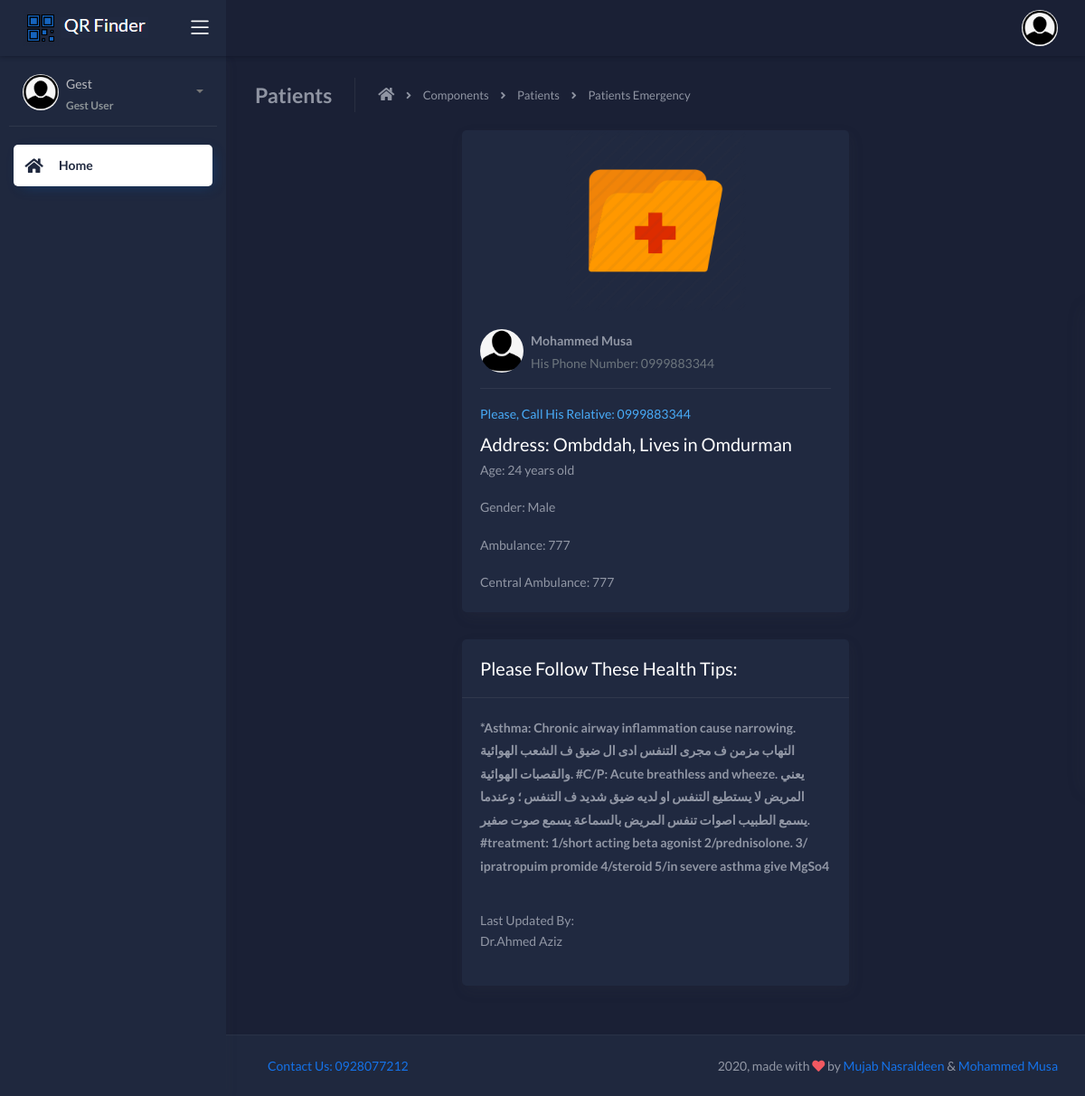
Page /patientemergency/1/ on the committed database.
### core/models.py (models this page shows, shortened)
class MedicalRecord(models.Model):
    patient = models.OneToOneField(Patient,null=True, blank=True, on_delete=models.CASCADE)
    doctor  = models.ForeignKey(Doctor, null=True, blank=True,on_delete=models.CASCADE)
    report  = models.TextField(null=True, blank=True)

class Patient(models.Model):
    GENDER_CHOICES = (
        ('None', 'Select...'),
        ('Male', 'Male'),
        ('Female', 'Female'),
    )
    user           = models.OneToOneField(User,null=True, blank=True, on_delete=models.CASCADE)
    picture        = models.ImageField(default="profiled.png", null=True, blank=True)
    firstname      = models.CharField(max_length=100)
    lastname       = models.CharField(max_length=100)
    gender         = models.CharField(max_length=10, choices=GENDER_CHOICES)
    birthday       = models.DateField(null=True, blank=True)
    city           = models.CharField(max_length=20)
    address        = models.CharField(max_length=100)
    personal_phone = models.CharField(max_length=15, blank=False)
    relative_phone = models.CharField(max_length=15, blank=False)
    hospital       = models.ForeignKey(Hospital, null=True, blank=True, on_delete=models.CASCADE)
    doctor         = models.ForeignKey(Doctor, null=True, blank=True, on_delete=models.CASCADE)
    def __str__(self):
        return self.firstname + " " + self.lastname
    def calcAge(self):
        today = date.today()
        age   = today.year - self.birthday.year - ((today.month, today.day) < (self.birthday.month, self.birthday.day))
        return age

class Hospital(models.Model):
    name      = models.CharField(max_length=50)
    phone     = models.CharField(max_length=15)
    emergency = models.CharField(max_length=15, blank=True)
    location  = models.CharField(max_length=100)
    email     = models.EmailField(max_length=100)

class Doctor(models.Model):
    GENDER_CHOICES = (
        ('None', 'Select...'),
        ('Male', 'Male'),
        ('Female', 'Female'),
    )
    SPE_CHOICES = (
        ('None', 'Select...'),
        ('Medicine', 'Medicine'),
        ('Pediatric', 'Pediatric'),
        ('Obstetrics and Gynecolgy', 'Obstetrics and Gynecolgy'),
        ('Surgery', 'Surgery'),
        ('Ophthalmology', 'Ophthalmology'),
        ('Orthopedic', 'Orthopedic'),
        ('ENT "Ear ,Nose Throat"', 'ENT "Ear ,Nose Throat"'),
        ('Dermatology', 'Dermatology'),
    )
    user       = models.OneToOneField(User,null=True, blank=True, on_delete=models.CASCADE)
    picture    = models.ImageField(default="profiled.png", null=True, blank=True)
    firstname  = models.CharField(max_length=100)
    lastname   = models.CharField(max_length=100)
    gender     = models.CharField(max_length=10, choices=GENDER_CHOICES)
    speciality = models.CharField(max_length=100, blank=True, choices=SPE_CHOICES)
    phone      = models.CharField(max_length=15)
    workplace  = models.ForeignKey(Hospital, null=True, blank=True, on_delete=models.CASCADE)
    def __str__(self):
        return self.firstname + " " + self.lastname

### core/views.py (the view)
# urls.py: path('patientemergency/<str:pk>/', views.patientEmergency, name='patientemergency'),
def patientEmergency(request, pk):
    try:
        ptmdr = MedicalRecord.objects.get(id=pk)
    except MedicalRecord.DoesNotExist:
        raise Http404("Page Not Found 404")
    context = {'ptmdr':ptmdr}
    return render(request, 'patient_emrg.html', context)

### templates/patient_emrg.html (shortened to what this page needs)
{%  extends 'base.html' %}
{% load static %}
{% block content %}
<div class="page-header">
    <h4 class="page-title">Patients</h4>
    <ul class="breadcrumbs">
        <li class="nav-home">
            <a href="#">
                <i class="fas fa-home"></i>
            </a>
        </li>
        <li class="separator">
            <i class="fas fa-angle-right"></i>
        </li>
        <li class="nav-item">
            <a href="#">Components</a>
        </li>
        <li class="separator">
            <i class="fas fa-angle-right"></i>
        </li>
        <li class="nav-item">
            <a href="#">Patients</a>
        </li>
        <li class="separator">
            <i class="fas fa-angle-right"></i>
        </li>
        <li class="nav-item">
            <a href="#">Patients Emergency</a>
        </li>
    </ul>
</div>
<div class="row">
    <div class="col-md-6 ml-auto mr-auto">
        <div class="card card-post card-round">
            <center><img class="card-img-top" src="{% static '/img/medical2.png' %}" style="width:200px;height:200px;" alt="Card image cap"></center>
            <div class="card-body">
                <div class="d-flex">
                    <div class="avatar">
                        <img src="{{ ptmdr.patient.picture.url }}" alt="..." class="avatar-img rounded-circle">
                    </div>
                    <div class="info-post ml-2">
                        <p class="username">{{ptmdr.patient}}</p>
                        <p class="date text-muted">His Phone Number: {{ptmdr.patient.relative_phone}}</p>
                    </div>
                </div>
                <div class="separator-solid"></div>
                <p class="card-category text-info mb-1">Please, Call His Relative: <a href="#">{{ptmdr.patient.relative_phone}}</a></p>
                <h5 class="card-title">
                    <a href="#">
                        Address: {{ptmdr.patient.address}}, Lives in {{ptmdr.patient.city}}
                    </a>
                </h5>
                <p class="card-text">Age: {{ptmdr.patient.calcAge}} years old</p>
                <p class="card-text">Gender: {{ptmdr.patient.gender}}</p>
                <p class="card-text">Ambulance: {{ptmdr.patient.hospital.emergency}}</p>
                <p class="card-text">Central Ambulance: 777</p>
            </div>
        </div>
    </div>
</div>
<div class="row">
    <div class="col-md-6 ml-auto mr-auto">
        <div class="card">
            <div class="card-header">
                <div class="card-title">
                    <span>Please Follow These Health Tips:</span>
                </div>
            </div>
            <div class="card-body">
                <p><b> {{ptmdr.report}} </b></p>
                <br>
                Last Updated By: <p class="username">Dr.{{ptmdr.doctor}}</p>
            </div>
        </div>
    </div>
</div>
{% endblock %}

### rows in the picture
MedicalRecord: patient.picture (picture), patient "Mohammed Musa", patient.relative_phone "0999883344", patient.address "Ombddah", patient.city "Omdurman", patient.calcAge "24", patient.gender "Male", patient.hospital.emergency "777", report "*Asthma: Chronic airway inflammation cause narrowing. التهاب مزمن ف مجرى التنفس ادى ال ضيق ف الشعب الهوائية والقصبات الهوائية. #C/P: Acute breathless and wheeze. يعني المريض لا يستطيع التنفس او لديه ضيق شديد ف التنفس ؛ وعندما يسمع الطبيب اصوات تنفس المريض بالسماعة يسمع صوت صفير. #treatment: 1/short acting beta agonist 2/prednisolone. 3/ ipratropuim promide 4/steroid 5/in severe asthma give MgSo4", doctor "Ahmed Aziz"
